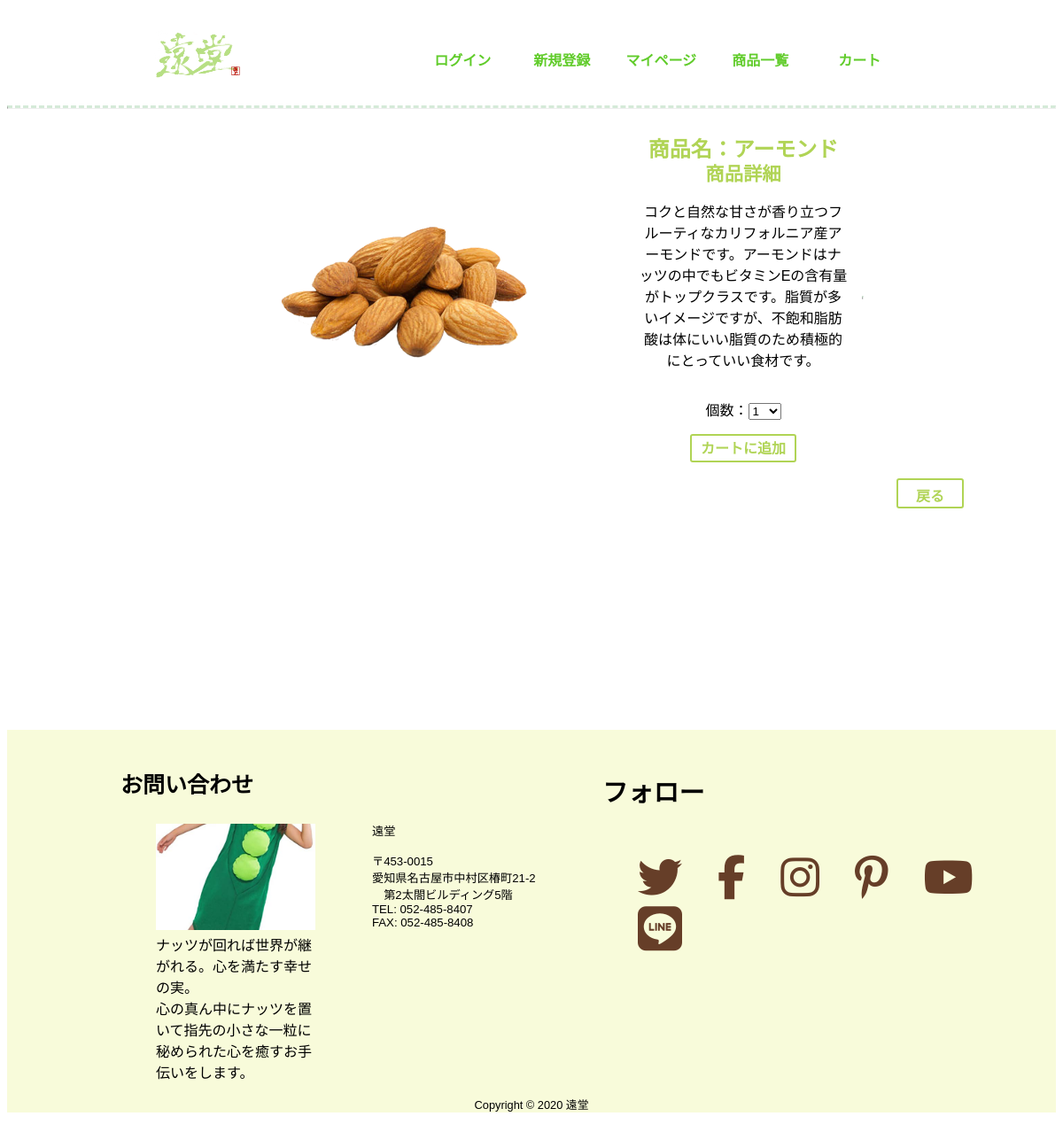
The app's page /detail.php?id=4 with its own data.
### tables this page shows
CREATE TABLE `product` (
  `id` int(11) NOT NULL,
  `product_name` varchar(200) NOT NULL,
  `price` int(11) NOT NULL,
  `syousai` varchar(200) NOT NULL,
  `keywords` varchar(60) NOT NULL
);

### detail.php (the view, shortened to what this page needs)
<?php require 'header.php'; ?>
	<link rel = "stylesheet" href="css/style_detail.css">
		<hr>
	<div class="one_main">
		<div class="item">
			<div class="one_container">
<?php
$pdo=new PDO('mysql:host=localhost;dbname=shop;charset=utf8',
	'root', '');
$sql=$pdo->prepare('select * from product where id=?');
$sql->execute([$_REQUEST['id']]);
foreach ($sql as $row) {
	echo '<p class="one_item"><img src="image/', $row['id'], '-1.png" class = "image-photo"></p>';
	echo '<form action="cart_append.php" method="post" class = "nav">';
	echo '<div class="one_item" ><nav><h1 class="title">商品名：', $row['product_name'], '</h1>';
	echo '<h2 class="title_in">商品詳細</h2><p>', $row['syousai'], '</p>';
	echo '<p class="pce">個数：<select name="count">';
	for ($i=1; $i<=10; $i++) {
		echo '<option value="', $i, '">', $i, '</option>';
	}
	echo '</select></p>';
	echo '<input type="submit" value="カートに追加">';
	echo '</nav></div></form>';
}
?>
<hr class="xyz">
 </div>
</div>
<a href="syouhinnkensaku_only.php" class="return">戻る</a>
</div>

### css/style2.css (style rules this page uses)
body { font-family: '游ゴシック体', 'Yu Gothic', 'YuGothic', 'ヒラギノ角ゴ Pro', 'Hiragino Kaku Gothic Pro', 'メイリオ', 'Meiryo', sans-serif; overflow-y: scroll; }
.footer { margin-top: 250px; background-color: rgb(248,251,218); }
.footer__wrapper { display: flex; justify-content: space-around; height: 400px; }
.contact { width: 40vw; margin-left: 8vw; }
.contact__ttl { font-size: 25px; margin-bottom: 0.5em; }
.contact__company { display: flex; }
.contact__ceo { display: table; }
.contact__ceo--img { width: 15vw; height: 10vw; object-fit: cover; }
.contact__ceo--txt { display: table-caption; caption-side: bottom; }
.contact__txt { font-size: 1.1vw; margin-left: 2vw; }
.follow { width: 40vw; }
.follow__ttl { font-size: 1.8em; margin-bottom: 0.5em; }
.follow__ico { display: flex; flex-wrap: wrap; font-size: 50px; list-style: none; }
.fab { color: rgb(102,62,40); margin-right: 0.8em; text-decoration: none; }
.copyright { font-size: 0.8em; text-align: center; }

### css/style_detail.css (style rules this page uses)
.one_container { display: inline-flex; align-content: space-around; flex-wrap:wrap; justify-content:center; align-items:center; padding-left: 200px; padding-right: 200px; }
.one_item { display: inline; box-sizing: border-box; padding-left: 40px; padding-right: 40px; margin: 0 auto; text-align:center; }
hr { border-top: 3px dashed #D5EAD8; }
.one_item img { width: 400px; height: 300px; object-fit: cover; }
.nav { width: 30%; }
.image-photo { box-sizing: border-box; width:600px; height:450px; object-fit:cover; padding: 0 1em 1em 0; }
.return { margin-left: 900px; }
.one_main { text-align: center; position: relative; }
.title { margin: 0; }
.title_in { font-size: 16pt; margin: 0; margin-top: -5px; }
.pce { padding-top: 1em; }
h1 , h2 { font-size: 24px; color: #b0d455; }
a.return { color: #61cc2b; text-decoration: none; font-weight: bold; }
a.return { width: 40px; height: 20px; text-align: center; background-color: #FFF; display: inline-block; padding: 0.3em 1em; text-decoration: none; color: #b0d455; border: solid 2px #b0d455; border-radius: 3px; transition: .4s; font-weight: bold; }
input[type="submit"] { width: 120px; height: 2em; font-size: 1em; background-color: #FFF; text-decoration: none; color: #b0d455; padding-bottom: 0.2em; border: solid 2px #b0d455; border-radius: 3px; transition: .4s; font-weight: bold; }

### records on screen
product: product_name "アーモンド", syousai "コクと自然な甘さが香り立つフルーティなカリフォルニア産アーモンドです。アーモンドはナッツの中でもビタミンEの含有量がトップクラスです。脂質が多いイメージですが、不飽和脂肪酸は体にいい脂質のため積極的にとっていい食材です。"

### other values on screen
form field count "1"
